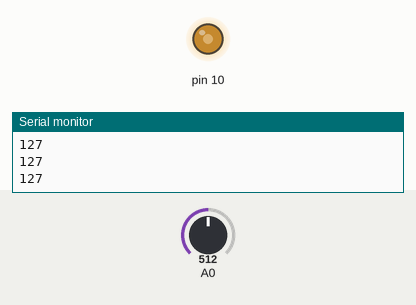
Recording of a sketch running on a simulated Arduino Uno, built with avr-gcc and run on an emulated ATmega328P. On the bench: output pins drawn as LEDs (lit = HIGH), the last lines printed to the serial monitor. The inputs (shaded band) are chosen by the test bench; at power-on: A0 = 512.

Above: at 1.2 s.
1.3 s: A0 set to 716
At 2.3 s:
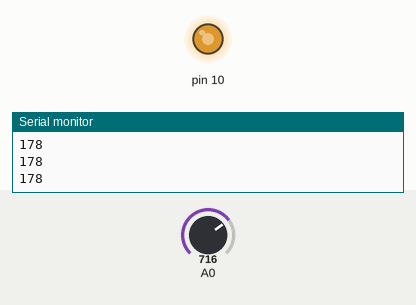
2.8 s: A0 set to 900
At 3.6 s:
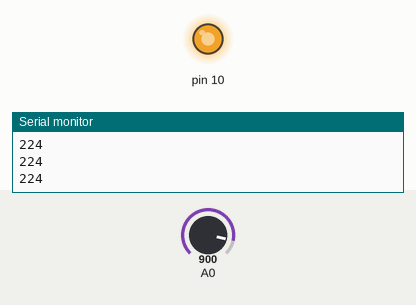
4.3 s: A0 set to 122
At 4.9 s:
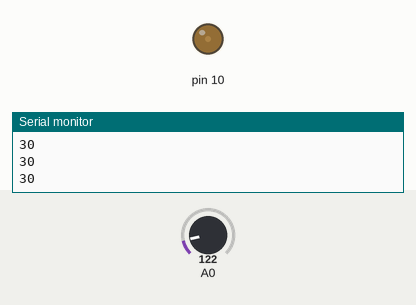
5.8 s: A0 set to 0
At 6.2 s:
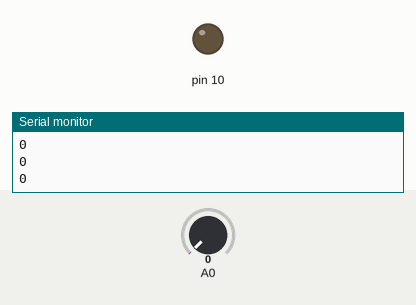
7.3 s: A0 set to 511
At 8.7 s:
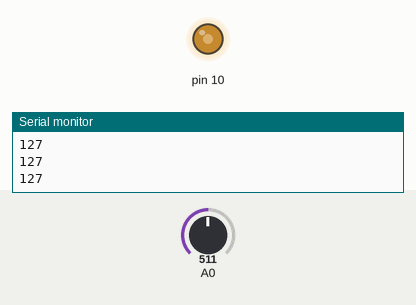
Timing chart, 0 to 9.8 s (numbered marks = the images above; inputs shaded):
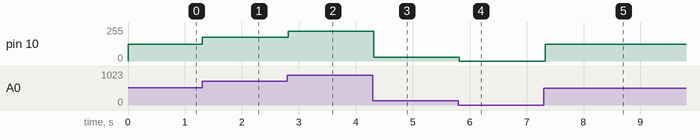

The sketch:

resistant_variale.ino
```cpp
void setup() {
  pinMode (10,OUTPUT);
  pinMode (A0,INPUT);

  Serial.begin(9600);

}

void loop() {
  int val=analogRead(A0);
  int vsl=map(val,0,1023,0,255);
  analogWrite(10,vsl);

  Serial.println(vsl);
  delay (100);


}
```

Measured:
- after the input at 1.3 s, pin 10: 127/255 → 178/255 at once
- after the input at 2.8 s, pin 10: 178/255 → 224/255 at once
- after the input at 4.3 s, pin 10: 224/255 → 30/255 at once
- after the input at 5.8 s, pin 10: 30/255 → 0/255 at once
- after the input at 7.3 s, pin 10: 0/255 → 127/255 at once
